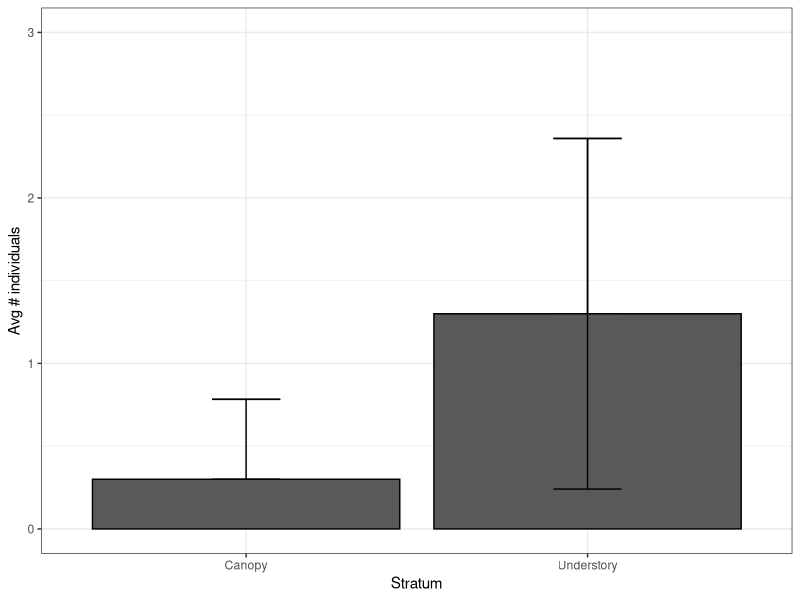
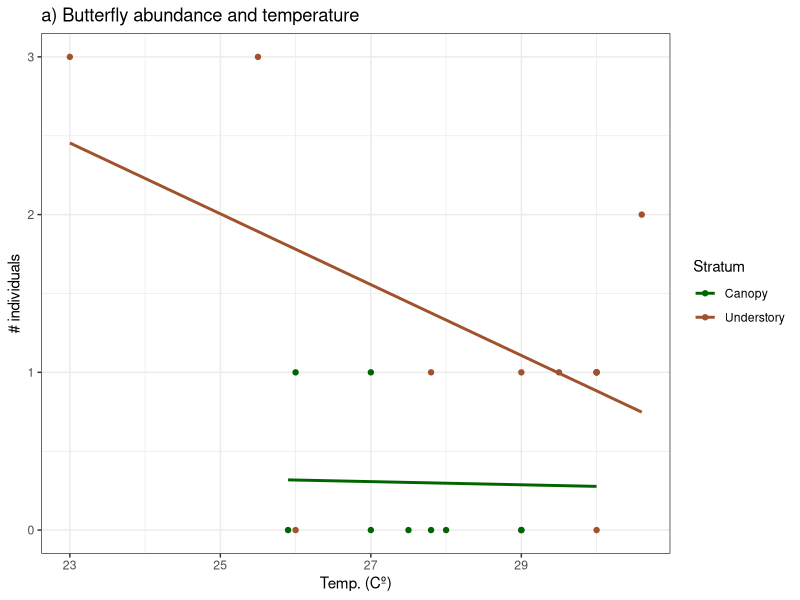
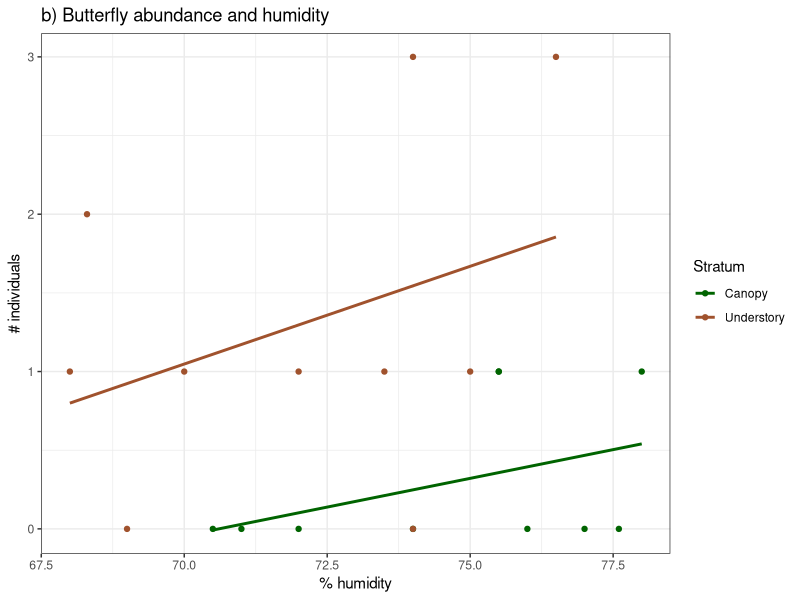

Write the R code that produced these figures, in order.
## ---- chunk 1
library(tidyverse)

theme_set(theme_bw())

## ---- chunk 2
#| label: data

d <- read_csv("data/w6_thai_butterflies_small.csv") 

colnames(d) <- c("Stratum", "Temp. (Cº)", "% humidity", "Cloud cover", "# individuals")

d_names <- d %>% 
  select(-`Cloud cover`) %>% 
  mutate(
    Stratum = if_else(Stratum == "C", "Canopy", "Understory"),
    # `Cloud cover` = case_when(
    #   `Cloud cover` == "O" ~ "Overcast",
    #   `Cloud cover` == "C" ~ "Clear",
    #   `Cloud cover` == "PC" ~ "Partly Cloudy"
   # )
  )

d_names
## ---- chunk 3
#| label: q1-plot

d_names %>% 
  group_by(Stratum) %>% 
  summarize(
    `Avg # individuals` = mean(`# individuals`),
    sd_ind = sd(`# individuals`)
    ) %>% 
  ggplot(aes(x = Stratum, y = `Avg # individuals`)) +
  geom_errorbar(aes(ymin = `Avg # individuals`, ymax = `Avg # individuals` + sd_ind),
                width = 0.2, position = "dodge") +
  geom_bar(stat = "identity", color = "black") +
  geom_errorbar(aes(ymin = `Avg # individuals` - sd_ind, ymax = `Avg # individuals` + sd_ind),
                width = 0.2) +
  
  scale_y_continuous(limits = c(0, 3))
  
  

## ---- chunk 4
#| label: q2-plots
#| layout-ncol: 1
#| column: page
#| fig-cap: "Fig. 2. The relationship between butterfly abundance and two environmental measurements: a) Temperature (Cº) and b) % Humidity, grouped by the stratum they occupy."

d_names %>% 
  ggplot(aes(x = `Temp. (Cº)`, y = `# individuals`, color = Stratum)) +
  geom_point() + 
  geom_smooth(method = "lm", se=FALSE) +
  scale_color_manual(values = c("darkgreen", "sienna")) +
  labs(title = "a) Butterfly abundance and temperature")

d_names %>% 
  ggplot(aes(x = `% humidity`, y = `# individuals`, color = Stratum)) +
  geom_point() + 
  geom_smooth(method = "lm", se=FALSE) +
  scale_color_manual(values = c("darkgreen", "sienna")) +
  labs(title = "b) Butterfly abundance and humidity")


